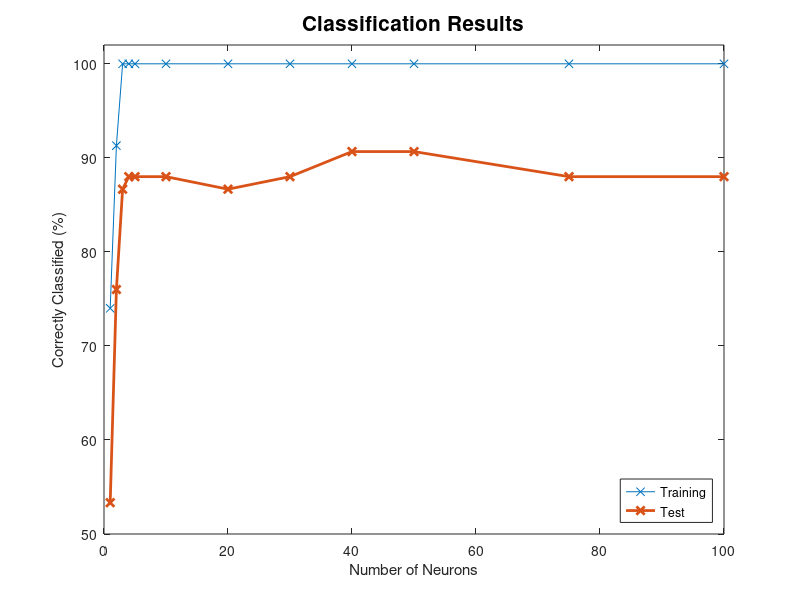
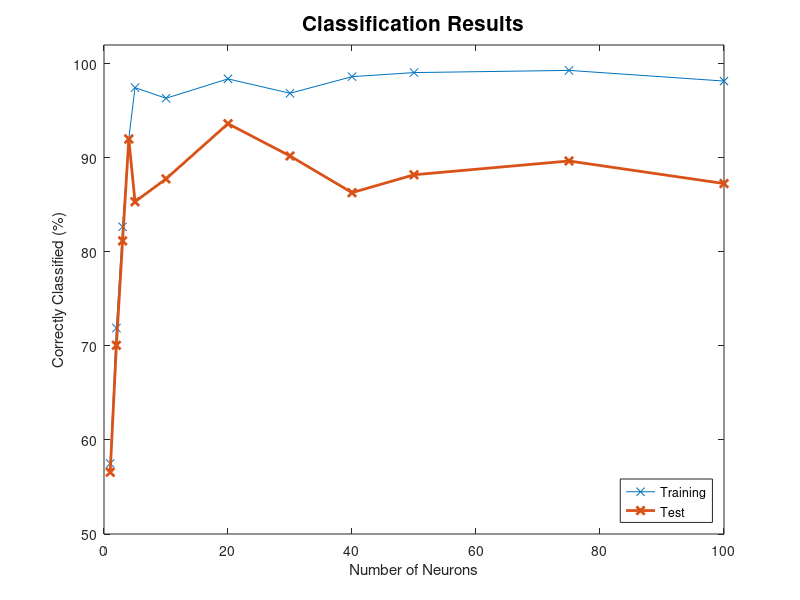

The MATLAB source for these figures, in order:
clear;
close all;

load('Results-Neurons.csv');

results = Results_Neurons(1:12,:);

figure(1);
plot(results(:,1), results(:,2)*100, 'x-', results(:,1), results(:,3)*100,'x-', 'LineWidth',2);
title('Classification Results', 'FontSize', 15);
xlabel('Number of Neurons');
ylabel('Correctly Classified (%)');
ylim([50 102]);
legend('Training', 'Test', 'Location', 'SouthEast')

load('Results-Matlab-Neurons.csv');

results = Results_Matlab_Neurons(1:12,1:end);

figure(2);
plot(results(:,1), results(:,2), 'x-', results(:,1), results(:,3),'x-', 'LineWidth',2);
title('Classification Results', 'FontSize', 15);
xlabel('Number of Neurons');
ylabel('Correctly Classified (%)');
ylim([50 102]);
legend('Training', 'Test', 'Location', 'SouthEast')
